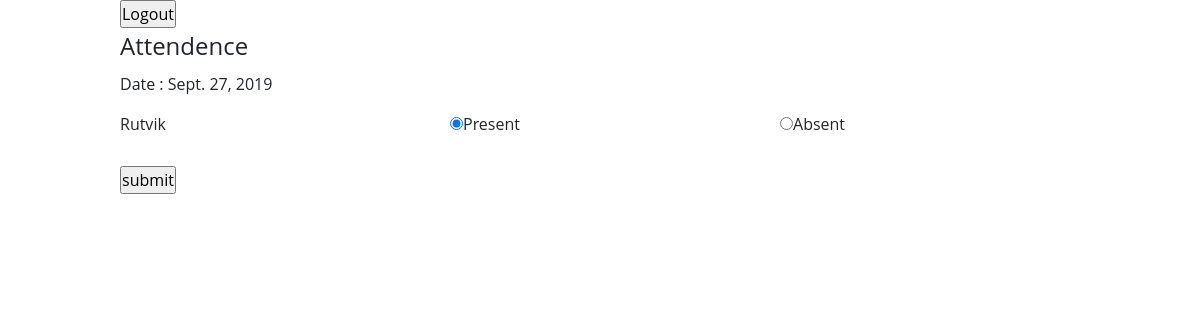
The page /home (signed in) on the database as committed earlier.
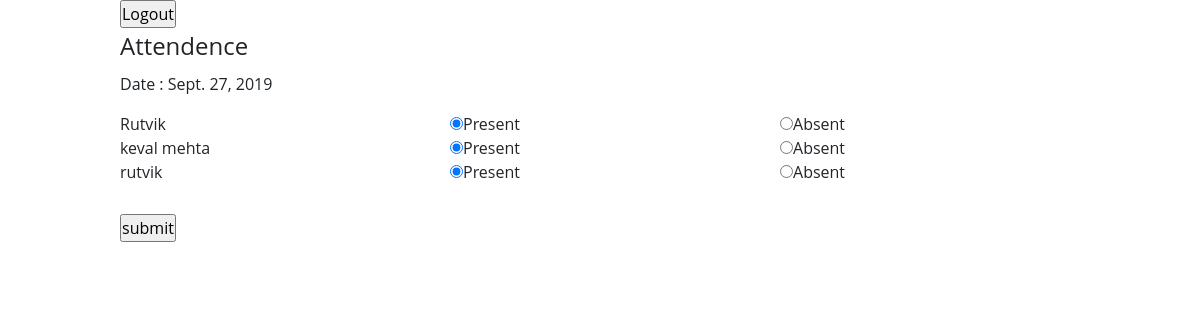
The same page on the database as committed later.
### IICapp/models.py (models this page shows)
class Student(models.Model):
    roll_no = models.IntegerField()
    name = models.CharField(max_length=50)
    std = models.IntegerField()
    stud_class = models.IntegerField()
    parent_phone_number = models.CharField(max_length=10)
    parent_email_id = models.EmailField()

class AttendanceStatus(models.Model):
    teacher = models.ForeignKey(Teacher, on_delete=models.CASCADE)
    date = models.DateField()

### IICapp/views.py (the view, shortened to what this page needs)
# urls.py: path('home',views.loggedin,name="loggedin"),
def loggedin(request):
    if(request.session["username"]):
        teacher = models.Teacher.objects.filter(username = request.session["username"])
        attendedstatus = models.AttendanceStatus.objects.filter(teacher = teacher[0])
        updated = False
        teacherclass = str(teacher[0].teacher_class)
        teacherstd = str(teacher[0].std)
        loggedincontext = {
            "students" : models.Student.objects.raw('SELECT * from IICapp_student where std = '+teacherstd + ' and stud_class = '+teacherclass),
            "updated" : False,
            "date":x,
        }
        return render(request,"home.html",loggedincontext)
    else:
        return redirect(login)

### templates/home.html (shortened to what this page needs)
{% extends "base.html" %}
{% block base %}
<div class="container" style="max-width:80%;">
  <div class="row">
    <form class="" action="/" method="GET">
        <input type="submit" value="Logout">
    </form>
  </div>
  <div class="row">
  {% if not updated%}
   <form action="/updateAttendance" method="POST" style="width:100%">
   <legend>Attendence</legend>
   <p>Date : {{date}}</p>
    {% for student in students %}
      <div class="row">
       <div class="col-md-4">
        {{student.name}}
       </div>
        <div class="col-md-4">
         <input type="radio" name="Attendence{{student.id}}" value="Present" checked>Present
        </div>
        <div class="col-md-4">
          <input type="radio" name="Attendence{{student.id}}" value="Absent">Absent
        </div>
      </div>
     {% endfor %}
		 <input class=""type="submit" value="submit" style="margin-top:30px;">
	 </form>
 {% endif %}
</div>
{% endblock %}

### templates/base.html (shortened to what this page needs)
<!DOCTYPE html>
<html lang="en" dir="ltr">
  <head>
    <link rel="stylesheet" href="https://stackpath.bootstrapcdn.com/bootstrap/4.3.1/css/bootstrap.min.css">
  </head>
  <body>
    {% block base %}
    {% endblock %}
  </body>
</html>

### templates/base.html (style rules this page uses)
* { margin: 0; padding: 0; font-family: "Open Sans", sans-serif; text-decoration: none; list-style: none; }

Rows that differ between the two databases and show on the page:
added AttendanceStatus: date "Sept. 27, 2019"
added Student: name "keval mehta"
added Student: name "rutvik"
Other text that changed with them:
{{ date }}: "Sept. 27, 2019" → (not shown)
